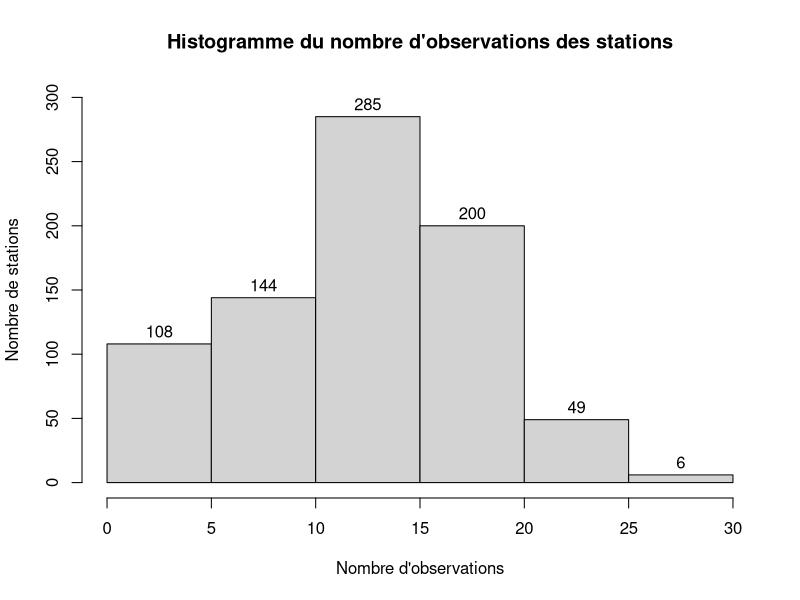
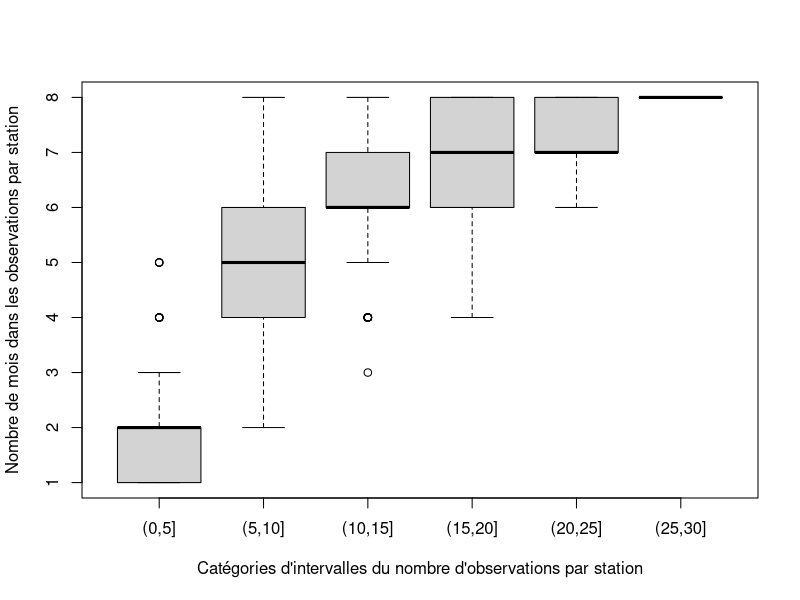
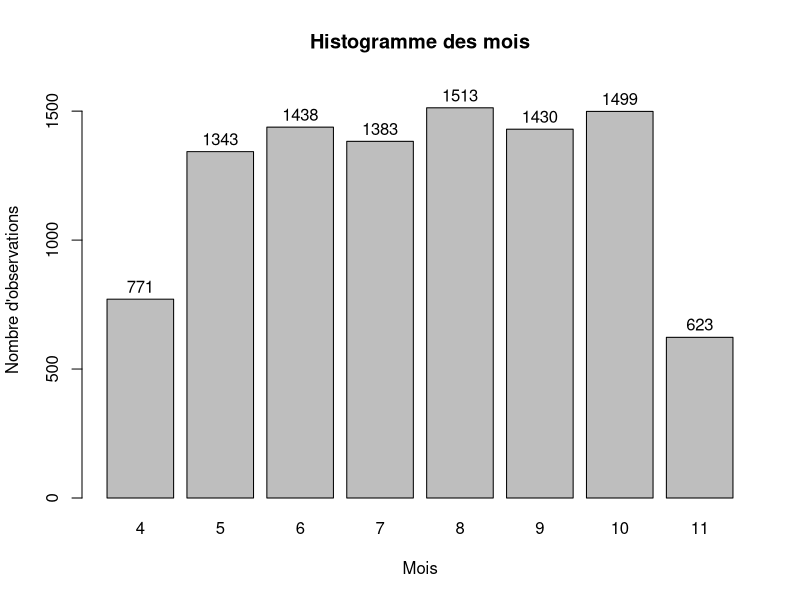
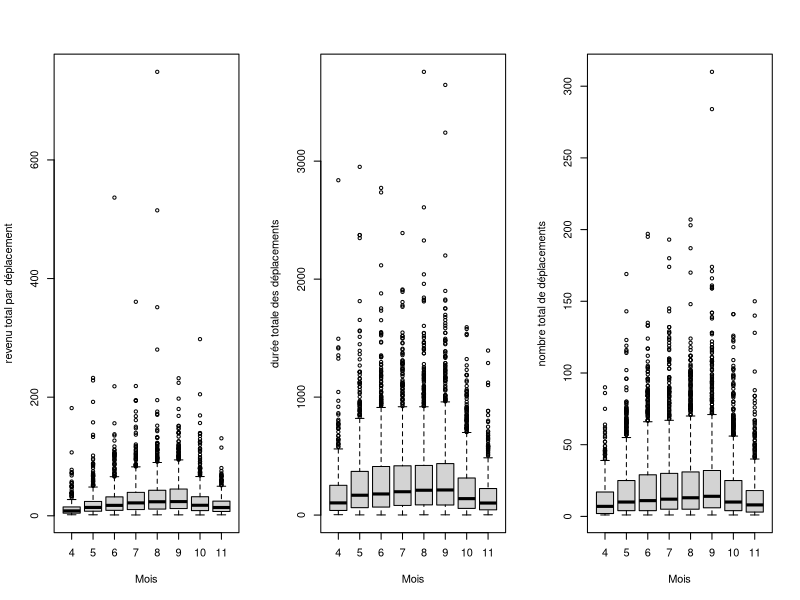
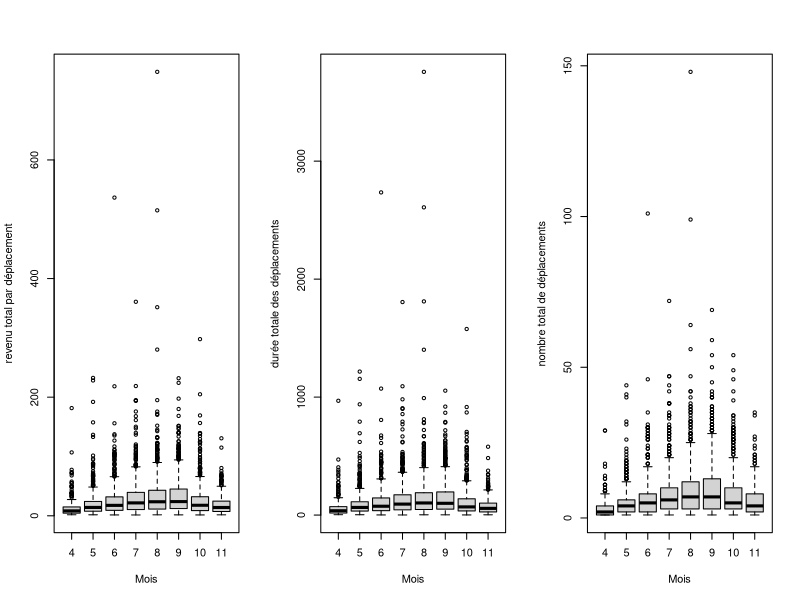
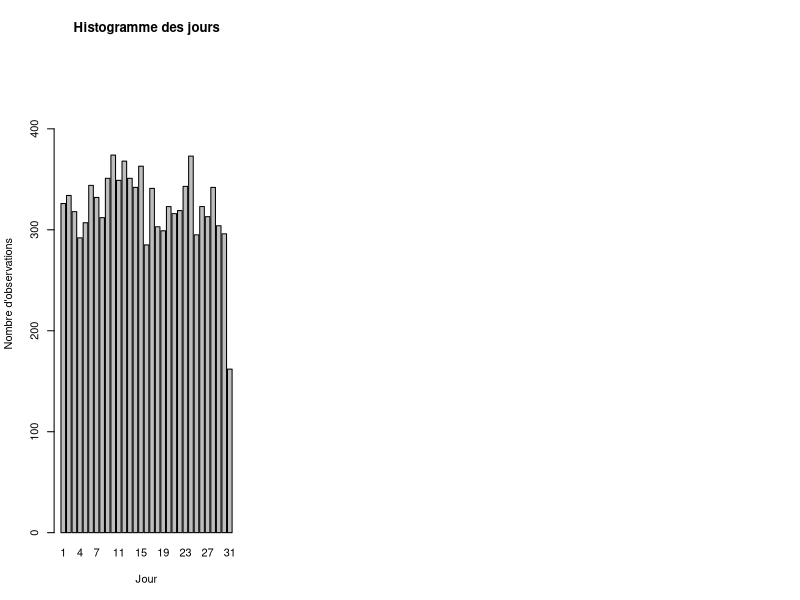
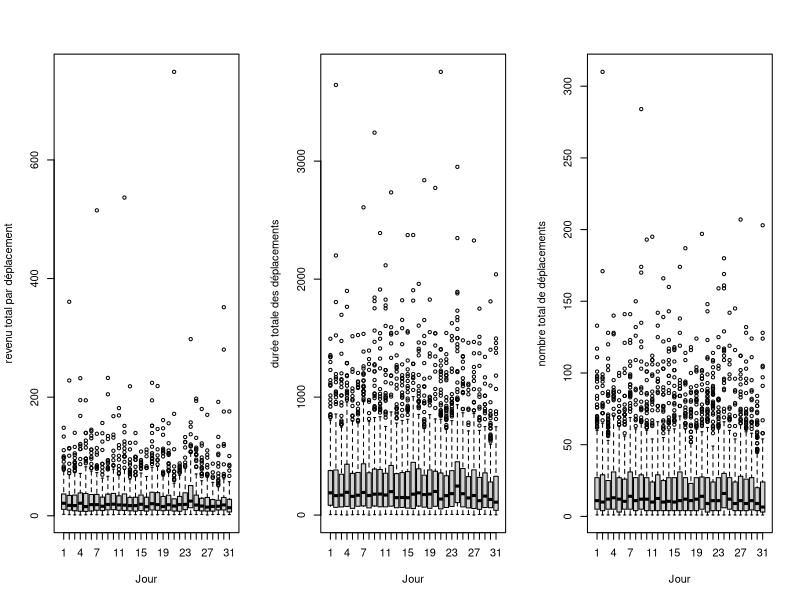
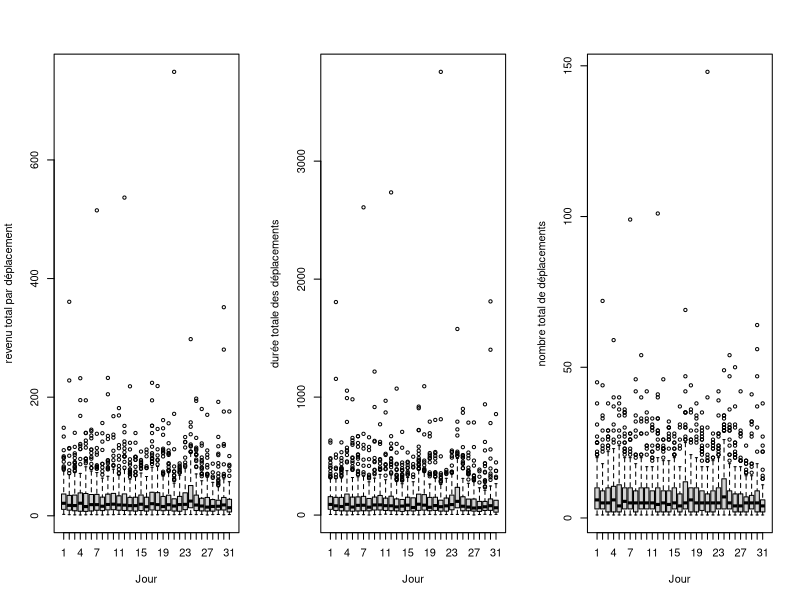

Write the R code that produced these figures, in order.
## ---- chunk 1
knitr::opts_chunk$set(echo = FALSE)
knitr::opts_chunk$set(message = FALSE)
knitr::opts_chunk$set(warning = FALSE)
knitr::opts_chunk$set(error = FALSE)
## ---- chunk 2
library(tidyverse)
library(ggthemes)
library(RColorBrewer)
library(knitr)
library(corrplot)
## ---- chunk 3
dat = read.csv("bixi1.csv")

## ---- chunk 4
#Importation des données
bixi_raw_data_df= dat
#bixi_raw_data_df=read.table("raw_data/bixi1.csv", sep = ",", header = T)
## ---- chunk 5
knitr::kable(head(bixi_raw_data_df), caption="6 premières observations du jeu de données")
## ---- chunk 6
knitr::kable(tail(bixi_raw_data_df), caption="6 dernières observations du jeu de données")
## ---- chunk 7
str(bixi_raw_data_df)
## ---- chunk 8
options(knitr.kable.NA = "")
bixi_df=data.frame(station=as.factor(bixi_raw_data_df$station),
                   mm=factor(bixi_raw_data_df$mm, ordered=T),
                   dd=factor(bixi_raw_data_df$dd, ordered = T),
                   wday=factor(bixi_raw_data_df$wday, 
                      levels=c('Monday','Tuesday','Wednesday','Thursday','Friday','Saturday','Sunday'), ordered=T),
                   mem=as.factor(bixi_raw_data_df$mem),
                   holiday=as.factor(bixi_raw_data_df$holiday),
                   bixi_raw_data_df[,7:ncol(bixi_raw_data_df)])
knitr::kable(summary(bixi_df), caption="Sommaire des observations")
## ---- chunk 9
freqTable_station=table(bixi_df$station)
#hist(freqTable_station, xlab = "Nombre d'observations", ylab = "Nombre de stations", main = "Histogramme du nombre d'observations des stations")

hist_step=5
max_freqTable_station=max(freqTable_station)
station_breaks=seq(0,ceiling(max_freqTable_station/hist_step)*hist_step,hist_step)
hist(freqTable_station,breaks=station_breaks,
     labels=T,ylim=c(0,300),xlab = "Nombre d'observations", ylab = "Nombre de stations", main = "Histogramme du nombre d'observations des stations")
## ---- chunk 10
#Ajout de la colonne n_obs qui est le nombre d'observations de chaque station
freqTable_station_df=as.data.frame(freqTable_station)
colnames(freqTable_station_df)=c('station','n_obs')
bixi_df=merge(bixi_df,freqTable_station_df)
#head(bixi_df)
## ---- chunk 11
#Ajout de la colonne n_obs_cat: variable catégorielle qui représente l'intervalle
# du nombre d'observations dans laquelle chaque station se situe
bixi_df=data.frame(station=bixi_df$station,n_obs=bixi_df$n_obs,
                   n_obs_cat=cut(bixi_df$n_obs, breaks = station_breaks), bixi_df[,2:ncol(bixi_df)])
head(bixi_df)
## ---- chunk 12
stations_levels=levels(bixi_df$n_obs_cat)
station_df <- bixi_df %>%
  group_by(station) %>%
  summarise(dc_mm=n_distinct(mm), dc_mem=n_distinct(mem), n_obs_cat=first(n_obs_cat))
station_df=merge(station_df, freqTable_station_df)
station_df
## ---- chunk 13
boxplot(station_df$dc_mm~station_df$n_obs_cat, xlab = "Catégories d'intervalles du nombre d'observations par station",
        ylab = "Nombre de mois dans les observations par station")
## ---- chunk 14
saison_first_month=min(bixi_df$mm)
saison_last_month=max(bixi_df$mm)
## ---- chunk 15
freqTable_mm=table(bixi_df$mm)
bplot=barplot(freqTable_mm, ylim = c(0,max(freqTable_mm)+100), xlab="Mois", ylab="Nombre d'observations", main="Histogramme des mois")
text(bplot,freqTable_mm+50, labels=as.character(freqTable_mm))
## ---- chunk 16
par(mfrow=c(1,3))
boxplot(bixi_df$rev~bixi_df$mm, xlab = "Mois", ylab = "revenu total par déplacement")
boxplot(bixi_df$dur~bixi_df$mm, xlab = "Mois", ylab = "durée totale des déplacements")
boxplot(bixi_df$n_tot~bixi_df$mm, xlab = "Mois", ylab = "nombre total de déplacements")
## ---- chunk 17
bixi_nm_df=bixi_df[bixi_df$mem==0,]
par(mfrow=c(1,3))
boxplot(bixi_nm_df$rev~bixi_nm_df$mm, xlab = "Mois", ylab = "revenu total par déplacement")
boxplot(bixi_nm_df$dur~bixi_nm_df$mm, xlab = "Mois", ylab = "durée totale des déplacements")
boxplot(bixi_nm_df$n_tot~bixi_nm_df$mm, xlab = "Mois", ylab = "nombre total de déplacements")
## ---- chunk 18
bixi_df %>%
  group_by(mm) %>%
  summarise(mean.rev=mean(rev,na.rm = T), mean.dur=mean(dur,na.rm=T), mean.n_tot=mean(n_tot,na.rm = T))
## ---- chunk 19
saison_first_day=min(bixi_df$dd[bixi_df$mm==saison_first_month])
saison_last_day=max(bixi_df$dd[bixi_df$mm==saison_last_month])
## ---- chunk 20
freqTable_dd=table(bixi_df$dd)
bplot=barplot(freqTable_dd, ylim = c(0,max(freqTable_dd)+100), xlab="Jour", ylab="Nombre d'observations", main="Histogramme des jours")
#text(bplot,freqTable_dd+50, labels=as.character(freqTable_dd))
## ---- chunk 21
par(mfrow=c(1,3))
boxplot(bixi_df$rev~bixi_df$dd, xlab = "Jour", ylab = "revenu total par déplacement")
boxplot(bixi_df$dur~bixi_df$dd, xlab = "Jour", ylab = "durée totale des déplacements")
boxplot(bixi_df$n_tot~bixi_df$dd, xlab = "Jour", ylab = "nombre total de déplacements")
## ---- chunk 22
par(mfrow=c(1,3))
boxplot(bixi_nm_df$rev~bixi_nm_df$dd, xlab = "Jour", ylab = "revenu total par déplacement")
boxplot(bixi_nm_df$dur~bixi_nm_df$dd, xlab = "Jour", ylab = "durée totale des déplacements")
boxplot(bixi_nm_df$n_tot~bixi_nm_df$dd, xlab = "Jour", ylab = "nombre total de déplacements")
## ---- chunk 23
meanVarCibleByDay=bixi_df %>%
  group_by(dd) %>%
  summarise(mean.rev=mean(rev,na.rm = T), mean.dur=mean(dur,na.rm=T), mean.n_tot=mean(n_tot,na.rm = T))
knitr::kable(meanVarCibleByDay, caption="To add")
## ---- chunk 24
freqTable_wday=table(bixi_df$wday)
bplot=barplot(freqTable_wday, ylim = c(0,max(freqTable_wday)+100), xlab="Jour de semaine", ylab="Nombre d'observations", main="Histogramme des jour de semaine")
#text(bplot,freqTable_dd+50, labels=as.character(freqTable_dd))
## ---- chunk 25
mar=c(7,4,2,2)
dmar=par('mar')
par(mfrow=c(1,3), mar=mar)

bp_rev=boxplot(bixi_df$rev~bixi_df$wday, xlab = "", ylab = "revenu total par déplacement", las=2)
# tick=seq_along(bp_rev$names)
# axis(1,at=tick, labels = F)
# text(tick,par("usr")[3]-1,labels=bp_rev$names, srt=45)
#mtext('Jour de semaine', side=1, padj = 0, outer=T)
mtext('Jour de semaine', side=1,cex=0.9, line=mar[1]-1)
#box(which="figure", col="red")
bp_dur=boxplot(bixi_df$dur~bixi_df$wday, xlab = "", ylab = "durée totale des déplacements",las=2)
mtext('Jour de semaine', side=1,cex=0.9, line=mar[1]-1)
#box(which="figure", col="blue")
bp_n_tot=boxplot(bixi_df$n_tot~bixi_df$wday, xlab = "", ylab = "nombre total de déplacements",las=2)
mtext('Jour de semaine', side=1,cex=0.9, line=mar[1]-1)
#box(which="figure", col="green")
## ---- chunk 26
bixi_saturday=bixi_df[bixi_df$wday=="Saturday",]
bixi_saturday=bixi_saturday[order(bixi_saturday$rev, decreasing = T),]
head(bixi_saturday)
## ---- chunk 27
bixi_thursday=bixi_df[bixi_df$wday=="Thursday",]
bixi_thursday=bixi_thursday[order(bixi_thursday$n_tot, decreasing = T),]
bixi_thursday
## ---- chunk 28
plot(bixi_df$dur,bixi_df$rev, xlab = "Revenu", ylab="durée totale des déplacement", main="Revenu en fonction de la durée")
## ---- chunk 29
freqTable_mem=table(bixi_df$mem)
bplot=barplot(freqTable_mem, ylim = c(0,max(freqTable_mem)+100), xlab="Types d'usagers: 1=membre, 0=non-membre", ylab="Nombre d'observations", main="Histogramme des types d'usagers")
#text(bplot,freqTable_dd+50, labels=as.character(freqTable_dd))
## ---- chunk 30
par(mfrow=c(1,3))

bp_rev=boxplot(bixi_df$rev~bixi_df$mem, xlab = "Type d'usager", ylab = "revenu total par déplacement")
bp_dur=boxplot(bixi_df$dur~bixi_df$mem, xlab = "Type d'usager", ylab = "durée totale des déplacements")
bp_n_tot=boxplot(bixi_df$n_tot~bixi_df$mem, xlab = "Type d'usager", ylab = "nombre total de déplacements")
## ---- chunk 31
freqTable_holidays=table(bixi_df$holiday)
knitr::kable(freqTable_holidays, caption="Proportion des jours fériés dans les observations")
## ---- chunk 32
par(mfrow=c(1,3))

bp_rev=boxplot(bixi_df$rev~bixi_df$holiday, xlab = "Indicateur jour férié", ylab = "revenu total par déplacement")
bp_dur=boxplot(bixi_df$dur~bixi_df$holiday, xlab = "Indicateur jour férié", ylab = "durée totale des déplacements")
bp_n_tot=boxplot(bixi_df$n_tot~bixi_df$holiday, xlab = "Indicateur jour férié", ylab = "nombre total de déplacements")
## ---- chunk 33
par(mar=c(5,4,4,2))
par(oma=c(3,3,3,3))
plot(0:10,0:10, xlab='X', ylab='y', type = 'n')
text(5,5, "Plot", col="red", cex=2)
box(col="red")
box(which = "figure", col="green")
box(which = "outer", col="blue")

mtext("Margins", side=3, line = 2, cex=2, col="forestgreen")
mtext("par(mar=c(b,l,t,r))", side=3, line=1,cex=1, col="forestgreen")
mtext("Line 0", side=3, line=0, adj=1.0, cex=1, col="forestgreen")
mtext("Line 1", side=3, line=1, adj=1.0, cex=1, col="forestgreen")
mtext("Line 2", side=3, line=2, adj=1.0, cex=1, col="forestgreen")
mtext("Line 3", side=3, line=3, adj=1.0, cex=1, col="forestgreen")

mtext("Outer Margin Area", side=1, line=1, cex=2, col="blue", outer=TRUE)
mtext("par(oma=c(b,l,t,r))", side=1, line=2, cex=1, col="blue", outer=TRUE)
mtext("Line 0", side=1, line=0, adj=0.0, cex=1, col="blue", outer=TRUE)
mtext("Line 1", side=1, line=1, adj=0.0, cex=1, col="blue", outer=TRUE)
mtext("Line 2", side=1, line=2, adj=0.0, cex=1, col="blue", outer=TRUE)
## ---- chunk 34
var_qual=c('dur','avg','rev','n_AM','n_PM','n_tot','temp','rain')
options(knitr.kable.NA = "")
bixi_qual_df=bixi_df[,var_qual]
knitr::kable(summary(bixi_qual_df), caption="Sommaire descriptives des variables qualitatives")

## ---- chunk 35
par(mfrow=c(1,2))
hist(bixi_df$dur, xlab="Durée total par jour par station", ylab = "Nombre d'observations", main="Histogramme de la durée totale")
boxplot(bixi_df$dur, main="Durée totale")
## ---- chunk 36
par(mfrow=c(2,2), mar=c(2,4,2,2))

boxplot(bixi_df$dur, main="Durée totale")
box(which = "figure", col="green")
boxplot(bixi_df$avg, main="Durée moyenne")
boxplot(bixi_df$rev, main="Revenu")
boxplot(bixi_df$n_tot, main="nombre total")

box(col="red")
box(which = "figure", col="green")
box(which = "outer", col="blue")
## ---- chunk 37
bixi_df[bixi_df$dur >3000,]
## ---- chunk 38
par(mfrow=c(1,2))
hist(bixi_df$avg, xlab="Durée moyenne par jour par station", ylab = "Nombre d'observations", main="Histogramme de la durée moyenne")
boxplot(bixi_df$avg, main="Durée moyenne")
## ---- chunk 39
par(mfrow=c(1,2))
hist(bixi_df$n_tot, xlab="Nombre total par jour par station", ylab = "Nombre d'observations", main="Histogramme du nombre total")
boxplot(bixi_df$n_tot, main="Nombre total")
## ---- chunk 40
par(mfrow=c(1,2))
hist(bixi_df$rev, xlab="Revenu par jour par station", ylab = "Nombre d'observations", main="Histogramme des revenus")
boxplot(bixi_df$rev, main="Revenu total")
## ---- chunk 41
par(mfrow=c(1,2))
hist(bixi_df$n_AM, xlab="Nombre de déplacements en AM", ylab = "Nombre d'observations", main="Histogramme du nombre de déplacements AM")
boxplot(bixi_df$n_AM, main="Nombre de déplacements AM")
## ---- chunk 42
par(mfrow=c(1,2))
hist(bixi_df$n_PM, xlab="Nombre de déplacements en PM", ylab = "Nombre d'observations", main="Histogramme du nombre de déplacements PM")
boxplot(bixi_df$n_PM, main="Nombre de déplacements PM")
## ---- chunk 43
par(mfrow=c(1,2))
hist(bixi_df$temp, xlab="Température moyenne", ylab = "Nombre d'observations", main="Histogramme de la température moyenne quotidienne")
boxplot(bixi_df$temp, main="Température moyenne quotidienne")
## ---- chunk 44
par(mfrow=c(1,2))
hist(bixi_df$rain, xlab="Précipitations quotidienne", ylab = "Nombre d'observations", main="Histogramme de la quantité de précipitations")
boxplot(bixi_df$rain, main="Précipitations quotidienne")
## ---- chunk 45
my_colors  <- colorRampPalette(c("#BB4444", "#EE9988", "#FFFFFF", "#77AADD", "#4477AA"))(200)
corplot_dat <- dat %>% 
  select(-c(wday,mem))

corplot <- corrplot(cor(corplot_dat,use='pairwise.complete.obs'), 
                    method = "color",col = my_colors,
                    type = "upper", order = "hclust",
                    addCoef.col = "black",
                    tl.col = "black", tl.srt = 45,
                    sig.level = 0.01, insig = "blank",
                    diag = FALSE
                    )

## ---- chunk 46
dat$wday <- factor(dat$wday,
                   levels = c("Monday", "Tuesday", "Wednesday", "Thursday", "Friday", "Saturday", "Sunday"))

label <- c(`1` = "Membre", `0` = "Non membre")
## ---- chunk 47
ggplot(dat, aes(x=wday, y=dur,
           fill = wday)) +
  geom_bar(stat = "identity") +
  scale_fill_brewer(palette = "Blues")+
  facet_wrap(~ mem,labeller=labeller(mem=label))+
  theme(legend.position="none")+
  labs(title = "Durée totale des déplacement \npar jours selon les membres et les non membres")+
  xlab("")+
  ylab("Durée totale (en minutes) des déplacement")
## ---- chunk 48
dat$wday <- factor(dat$wday,
                   levels = c("Monday", "Tuesday", "Wednesday", "Thursday", "Friday", "Saturday", "Sunday"))

label <- c(`1` = "Membre", `0` = "Non membre")
## ---- chunk 49
ggplot(dat, aes(as.factor(mm), dur, fill = as.factor(mm))) +
  geom_bar(stat = "identity") +
  scale_fill_brewer(palette = "Blues")+
  facet_wrap(~ mem,labeller=labeller(mem=label))+
  theme(legend.position="none")+
  scale_x_discrete(breaks = 4:11,labels=c("Avril","Mai","Juin", "Juillet", "Août", "Septembre", "Octobre", "Novembre")) +
  labs(title = "Durée totale des déplacement \npar jours selon les membres et les non membres")+
  xlab("")+
  ylab("Durée totale (en minutes) des déplacement")
## ---- chunk 50
dat_temp <- dat %>%
  select(mem, dur, temp, avg) %>% 
  group_by(temp, mem) %>%
  summarise(dur = (mean(dur)),
            avg = mean(avg))
## ---- chunk 51
ggplot(dat_temp, aes(temp, dur)) +
  geom_point() +
  facet_wrap(~mem,labeller=labeller(mem=label))+
  geom_smooth(method='lm',  se=FALSE) +
  labs(title = "Durée totale des déplacement \npar jours selon les membres et les non membres")+
  xlab("Température journalière moyenne en °C")+
  ylab("Durée journalière totale moyenne des déplacement")

ggplot(dat_temp, aes(temp, avg)) +
  geom_point() +
  facet_wrap(~mem,labeller=labeller(mem=label))+
  geom_smooth(method='lm',  se=FALSE) +
  labs(title = "Durée moyenne des déplacement \npar jours selon les membres et les non membres")+
  xlab("Température journalière moyenne en °C")+
  ylab("Durée journalière moyenne des déplacement")

dat_temp_cor = dat_temp %>% 
  group_by(mem) %>%
  summarise(cor = cor(temp,dur),
            cor_avg = cor(temp,avg))
## ---- chunk 52
dat_rain <- dat %>%
  select(mem, dur, rain, avg) %>% 
  group_by(rain, mem) %>%
  summarise(dur = mean(dur),
            avg = mean(avg))

## ---- chunk 53
ggplot(dat_rain, aes(rain, dur)) +
  geom_point() +
  facet_wrap(~mem,labeller=labeller(mem=label)) +
  geom_smooth(method='lm', se=FALSE) +
  labs(title = "Durée totale moyenne des déplacement \npar jours selon les membres et les non membres")+
  xlab("Précipitation de pluie (en mm)")+
  ylab("Durée journalière totale moyenne des déplacement")

ggplot(dat_rain, aes(rain, avg)) +
  geom_point() +
  facet_wrap(~mem,labeller=labeller(mem=label)) +
  geom_smooth(method='lm', se=FALSE) +
  labs(title = "Durée moyenne des déplacement \npar jours selon les membres et les non membres")+
  xlab("Précipitation de pluie (en mm)")+
  ylab("Durée journalière moyenne des déplacement")

dat_rain_cor = dat_rain %>% 
  group_by(mem) %>%
  summarise(cor = cor(rain,dur),
            cor_avg = cor(rain,avg))
## ---- chunk 54
dat_mem <- dat %>%
  select(mem, avg, dur) %>% 
  group_by(mem) %>%
  summarise(avg = mean(avg), dur = sum(dur)) %>% 
  mutate(dur_relative = ifelse(mem == 1, dur / sum(dat$mem == 1), dur / sum(dat$mem ==0))) %>% 
  mutate(mem = ifelse(mem == 1, "Membre", "Non-membre"))
## ---- chunk 55
kable(dat_mem, col.names = c("Membre", "Durée moyenne", "Durée totale", "Durée totale relative"), caption = "Détail sur la durée selon les abonnements")
## ---- chunk 56
dat_hol <- dat %>%
  select(holiday, avg, dur) %>% 
  group_by(holiday) %>%
  summarise(avg = mean(avg), dur = sum(dur)) %>% 
  mutate(dur_relative = ifelse(holiday == 1, dur / sum(dat$holiday == 1), dur / sum(dat$holiday ==0))) %>% 
  mutate(holiday = ifelse(holiday == 1, "Férié", "Non férié"))


kable(dat_hol, col.names = c("Jour", "Durée moyenne", "Durée totale", "Durée totale relative"), caption = "Détail sur la durée selon les fériés")

## ---- chunk 57
dat_station = dat %>% group_by(station) %>% summarise(dur = sum(dur))
data <- dat_station[order(-dat_station$dur), ]

# Créer un graphique à barres classant les stations en ordre décroissant
ggplot(data, aes(x = factor(station, levels = unique(data$station)), y = dur)) +
  geom_bar(stat = "identity", fill = "blue") +
  labs(x = "Station", y = "Somme de la Durée", title = "Stations Classées en Ordre Décroissant par Somme de Durée") +
  scale_x_discrete(labels = rep("", length(data$station))) +
  theme(panel.grid.major.x = element_blank(),
        axis.ticks.x = element_blank())
  
top3_stat_dur = head(data, 3)
## ---- chunk 58
dat_temp_ntot <- dat %>%
  select(mem, n_tot, temp) %>% 
  group_by(temp, mem) %>%
  summarise(n_tot = (mean(n_tot)))

ggplot(dat_temp_ntot, aes(temp, n_tot)) +
  geom_point() + geom_smooth(method='lm', se=FALSE) +
  facet_wrap(~mem,labeller=labeller(mem=label)) +
  labs(title = "Nombre moyen de déplacements \npar rapport à la température")+
  xlab("Température en °C")+
  ylab("Nombre de déplacement moyen")

dat_temp_ntot_cor = dat_temp_ntot %>% 
  group_by(mem) %>%
  summarise(cor = cor(temp,n_tot))
## ---- chunk 59

mean_temp_vs_mm <- round(aggregate(dat$temp~dat$mm, FUN=mean, na.rm = TRUE), digits=2)
kable(mean_temp_vs_mm, col.names = c("Mois","Température moyenne (°C)"), caption = "Température moyenne par mois")

## ---- chunk 60
dat_rain_ntot <- dat %>%
  select(mem, n_tot, rain) %>% 
  group_by(rain, mem) %>%
  summarise(n_tot = (mean(n_tot)))

ggplot(dat_rain_ntot, aes(rain, n_tot)) +
  geom_point() + geom_smooth(method='lm', se=FALSE) +
  facet_wrap(~mem,labeller=labeller(mem=label)) +
  labs(title = "Nombre moyen de déplacements \npar rapport à la quantité de précipitations")+
  xlab("Quantité de précipitations (mm) par jour")+
  ylab("Nombre de déplacement moyen")

dat_rain_ntot_cor = dat_rain_ntot %>% 
  group_by(mem) %>%
  summarise(cor = cor(rain,n_tot))
## ---- chunk 61

dat_n_tot_wday <- dat %>%
  select(mem, n_tot, wday, n_AM, n_PM) %>%
  group_by(wday, mem) %>%
  summarise(n_tot = mean(n_tot),
            n_AM =  mean(n_AM),
            n_PM =  mean(n_PM))%>%
            mutate(n_nuit = n_tot-n_AM-n_PM) %>% 
  select(wday,mem,n_AM,n_PM,n_nuit,n_tot)

dat_mean_n_tot_wday <- dat_n_tot_wday %>%
  group_by(mem) %>% 
  summarise(n_tot = mean(n_tot))

dat_n_tot_wday_2 <- tidyr::pivot_longer(dat_n_tot_wday, cols = starts_with("n_"), names_to = "moment", values_to = "nombre")

ggplot(data = dat_n_tot_wday_2, aes(x = wday, y = nombre, fill = factor(moment))) +
  geom_bar(stat = "identity", position = position_dodge(), width = 0.7) +
  facet_grid(mem ~ ., scales = "free_y", labeller = as_labeller(c('0' = "Non-membre", '1' = "Membre"))) +
  labs(title = "Nombre de déplacements moyen en Bixi d'aprés le jour de la semaine",
       x = "Jour de la semaine", y = "Nombre de déplacements moyen",
       fill = "Variable") +
  scale_fill_manual(values = c("n_AM" = "blue", "n_PM" = "red", "n_nuit" = "green", "n_tot" = "purple"),
                    name = "Moment de la journée",
                    labels = c("AM", "Nuit", "PM", "Total"))+
  geom_text(aes(label = round(nombre, 1)), position = position_dodge(width = 0.7), vjust = -0.5, size = 2)+
  scale_x_discrete(labels = c("Lundi", "Mardi", "Mercredi", "Jeudi", "Vendredi", "Samedi", "Dimanche"))+
  theme(strip.text = element_text(size = 12, face = "bold"),
        axis.text.x = element_text(angle = 45, hjust = 1))

## ---- chunk 62

dat_hol_n_tot <- dat %>%
  select(holiday, n_tot) %>% 
  group_by(holiday) %>%
  mutate(mean_n_tot = n_tot) %>% 
  summarise(mean_n_tot = mean(n_tot), n_tot = sum(n_tot)) %>%
  mutate(holiday = ifelse(holiday == 1, "Férié", "Non férié"))

kable(dat_hol_n_tot, col.names = c("Jour", "Nb. déplacement moyen", "Nb. déplacement total"), caption = "Détail sur le nombre de déplacement selon les fériés")

## ---- chunk 63

dat_n_tot_vs_mois <- dat %>%
  select(mem, n_tot, mm) %>% 
  group_by(mm, mem) %>%
  summarise(n_tot = (mean(n_tot)))

mois <- c(rep("Avril",2), rep("Mai",2), rep("Juin",2), rep("Juillet",2), rep("Août",2), rep("Septembre",2), rep("Octobre",2), rep("Novembre",2))

dat_n_tot_vs_mois <- dat_n_tot_vs_mois %>% mutate(mm=factor(mm, levels=c(4:11), ordered=TRUE))

ggplot(dat_n_tot_vs_mois, aes(x=mm, y=n_tot,
           fill = mois)) +
  geom_bar(stat = "identity") +
  facet_wrap(~ mem,labeller=labeller(mem=label))+
  theme(legend.position="none")+
  labs(title = "Nombre de déplacement moyen\npar jours selon les membres et les non membres")+
  xlab("")+
  ylab("Nombre de déplacement moyen")+
  scale_x_discrete(labels = c("Avril", "Mai", "Juin", "Juillet", "Août", "Septembre", "Octobre", "Novembre"))+
  theme(strip.text = element_text(size = 12, face = "bold"),
        axis.text.x = element_text(angle = 45, hjust = 1))+
  geom_text(aes(label = round(n_tot, 1)), position = position_dodge(width = 0.7), vjust = -0.5, size = 3)


memmois = (select(filter(dat_n_tot_vs_mois,mem ==1),n_tot))
nmemmois = (select(filter(dat_n_tot_vs_mois,mem ==0),n_tot))
cor_mois_m_vs_nm <- cor(memmois$n_tot,nmemmois$n_tot)
cor_mois_m_vs_avg_temp <- cor(memmois$n_tot,mean_temp_vs_mm$`dat$temp`)
cor_mois_nm_vs_avg_temp <- cor(nmemmois$n_tot,mean_temp_vs_mm$`dat$temp`)
## ---- chunk 64

dat_n_tot_station <- dat %>%
  select(mem, n_tot, station) %>% 
  group_by(station, mem) %>%
  summarise(n_tot = (sum(n_tot)))

top_station_m <- dat_n_tot_station %>% 
  filter(mem == 1) %>% 
  arrange(desc(n_tot)) %>% 
  head(5) %>% 
  cbind(c("Métro Mont-Royal (Rivard / du Mont-Royal)","Prince-Arthur / du Parc","De Bréboeuf / du Mont-Royal",
          "Messier / Du Mont-Royal", "Boyer / du Mont-Royal")) %>% 
  cbind(c("Plateau Mont-Royal","Plateau Mont-Royal","Plateau Mont-Royal","Plateau Mont-Royal","Plateau Mont-Royal"))  %>% 
  select(-matches("^mem"))

colnames(top_station_m)[3] <- "Emplacement"
colnames(top_station_m)[4] <- "Arrondissement"

top_station_m <- top_station_m%>% 
  select(station, Emplacement,Arrondissement, n_tot)

top_station_nm <- dat_n_tot_station %>% 
  filter(mem == 0) %>% 
  arrange(desc(n_tot)) %>% 
  head(5) %>% 
  cbind(c("de la Commune / Place Jacques-Cartier","Duluth / St-Laurent","Métro Mont-Royal (Rivard / du Mont-Royal)",
          "St-Dominique / Napoléon", "de la Commune / St-Sulpice")) %>% 
  cbind(c("Le Vieux Montréal","Plateau Mont-Royal","Plateau Mont-Royal","Plateau Mont-Royal","Le Vieux Montréal")) %>% 
  select(-matches("^mem"))

colnames(top_station_nm)[3] <- "Emplacement_nm"
colnames(top_station_nm)[4] <- "Arrondissement_nm"

top_station_nm <- top_station_nm%>% 
  select(station, Emplacement_nm,Arrondissement_nm,n_tot)

kable(top_station_m, col.names = c("Stations","Emplacement","Arrondissement", "Nb. de déplacement total"), caption = "Détail sur les stations les plus utilisées pour les membres") 

kable(top_station_nm, col.names = c("Stations","Emplacement","Arrondissement", "Nb. de déplacement total"), caption = "Détail sur les stations les plus utilisées pour les non-membres") 


## ---- chunk 65

df_Nmem_compl <- dat  %>% subset(mem == '0')

dat_rev <- df_Nmem_compl %>%
  select(rev, holiday) %>% 
  group_by(holiday) %>%
  summarise(rev_moyen = mean(rev),rev_total = sum(rev)) %>% 
  mutate(holiday = ifelse(holiday == 1, "Journée fériée", "journée normale"))


kable(dat_rev, col.names = c("", "Revenu moyen", "Revenu total"), caption = "Détails entre les journées fériées et le revenu rapporté par les non-membres")
